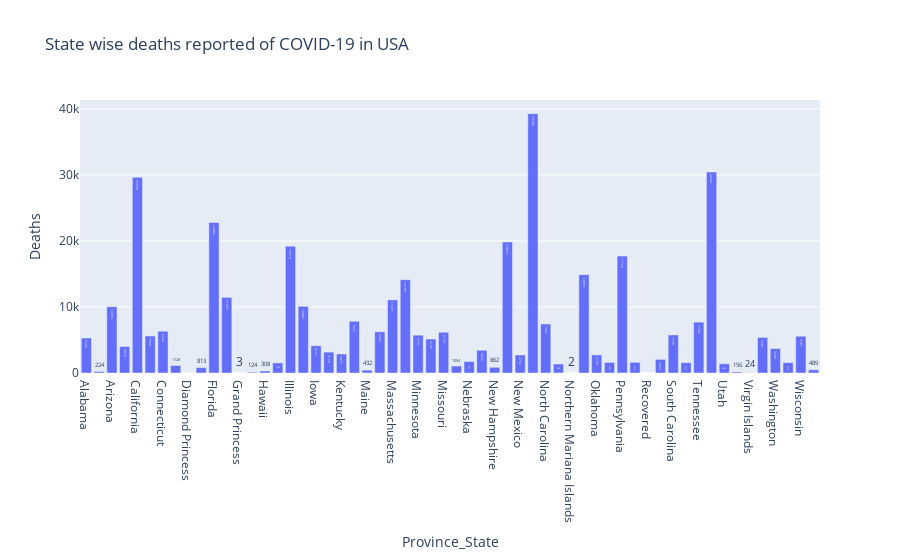

The cell this chart's notebook holds for it:
### Code cell
province_deaths_px = covid_data[covid_data['Country_Region'] == 'US'].groupby('Province_State', as_index = False)['Deaths'].sum()

fig1 = px.bar(province_deaths_px, x='Province_State', y='Deaths', text='Deaths', title="State wise deaths reported of COVID-19 in USA")
fig1.show()

### Figure 1 — Plotly figure (JSON) as saved in the notebook; plotly's stock layout.template omitted (floating-point values rounded to 4 significant figures)
{"data": [{"alignmentgroup": "True", "hovertemplate": "Province_State=%{x}<br>Deaths=%{text}<extra></extra>", "legendgroup": "", "marker": {"color": "#636efa", "pattern": {"shape": ""}}, "name": "", "offsetgroup": "", "orientation": "v", "showlegend": false, "text": [5299, 224, 10036, 4010, 29638, 5600, 6324, 1128, 0, 813, 22804, 11457, 3, 124, 308, 1528, 19210, 10089, 4127, 3164, 2876, 7833, 432, 6246, 11071, 14145, 5731, 5146, 6173, 1054, 1737, 3450, 862, 19854, 2732, 39288, 7425, 1360, 2, 14899, 2738, 1603, 17710, 1616, 0, 2062, 5758, 1570, 7704, 30441, 1390, 156, 24, 5381, 3698, 1570, 5567, 489], "textposition": "auto", "type": "bar", "x": ["Alabama", "Alaska", "Arizona", "Arkansas", "California", "Colorado", "Connecticut", "Delaware", "Diamond Princess", "District of Columbia", "Florida", "Georgia", "Grand Princess", "Guam", "Hawaii", "Idaho", "Illinois", "Indiana", "Iowa", "Kansas", "Kentucky", "Louisiana", "Maine", "Maryland", "Massachusetts", "Michigan", "Minnesota", "Mississippi", "Missouri", "Montana", "Nebraska", "Nevada", "New Hampshire", "New Jersey", "New Mexico", "New York", "North Carolina", "North Dakota", "Northern Mariana Islands", "Ohio", "Oklahoma", "Oregon", "Pennsylvania", "Puerto Rico", "Recovered", "Rhode Island", "South Carolina", "South Dakota", "Tennessee", "Texas", "Utah", "Vermont", "Virgin Islands", "Virginia", "Washington", "West Virginia", "Wisconsin", "Wyoming"], "xaxis": "x", "y": [5299, 224, 10036, 4010, 29638, 5600, 6324, 1128, 0, 813, 22804, 11457, 3, 124, 308, 1528, 19210, 10089, 4127, 3164, 2876, 7833, 432, 6246, 11071, 14145, 5731, 5146, 6173, 1054, 1737, 3450, 862, 19854, 2732, 39288, 7425, 1360, 2, 14899, 2738, 1603, 17710, 1616, 0, 2062, 5758, 1570, 7704, 30441, 1390, 156, 24, 5381, 3698, 1570, 5567, 489], "yaxis": "y"}], "layout": {"barmode": "relative", "legend": {"tracegroupgap": 0}, "title": {"text": "State wise deaths reported of COVID-19 in USA"}, "xaxis": {"anchor": "y", "domain": [0, 1], "title": {"text": "Province_State"}}, "yaxis": {"anchor": "x", "domain": [0, 1], "title": {"text": "Deaths"}}}}
